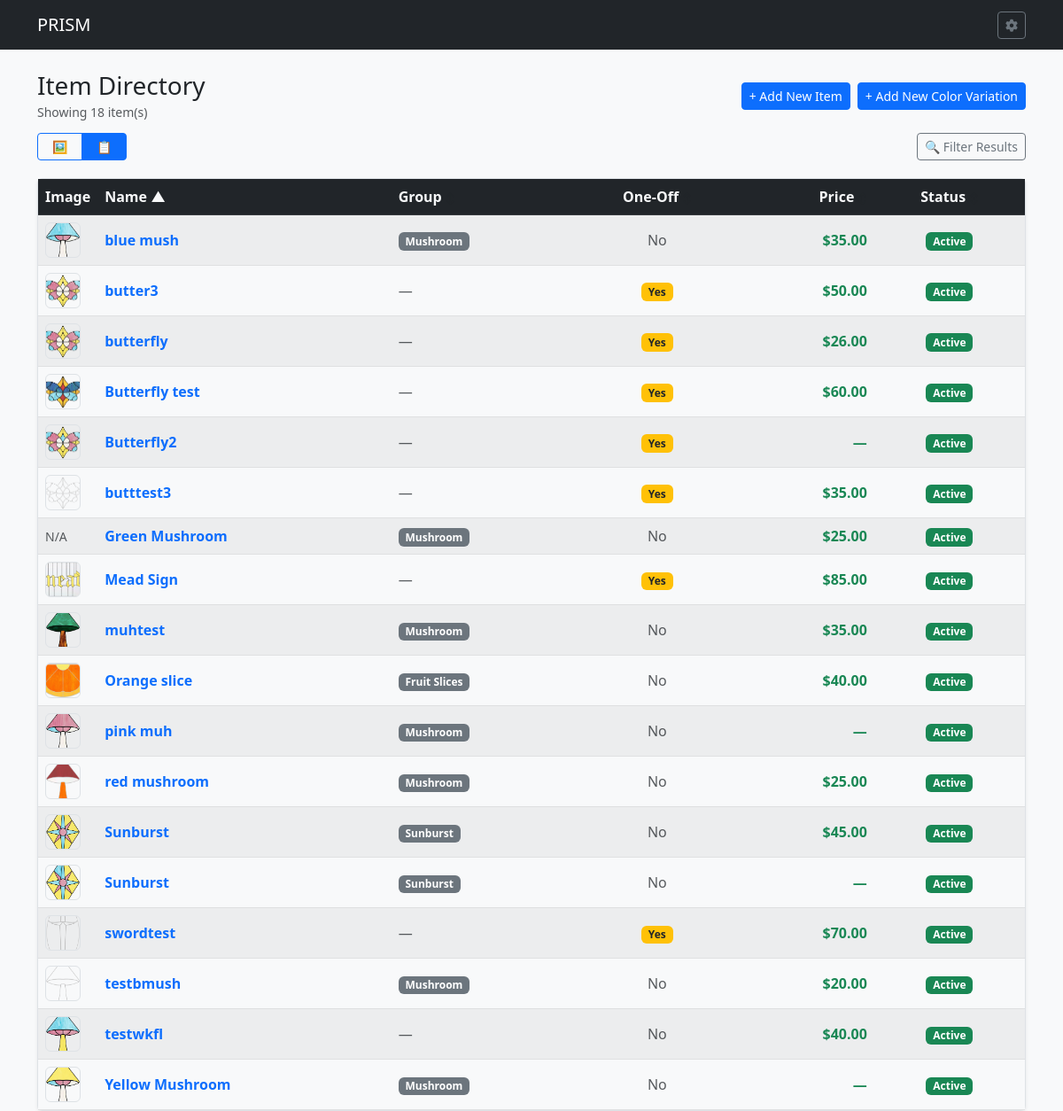
The page /item/list on the database as committed earlier.
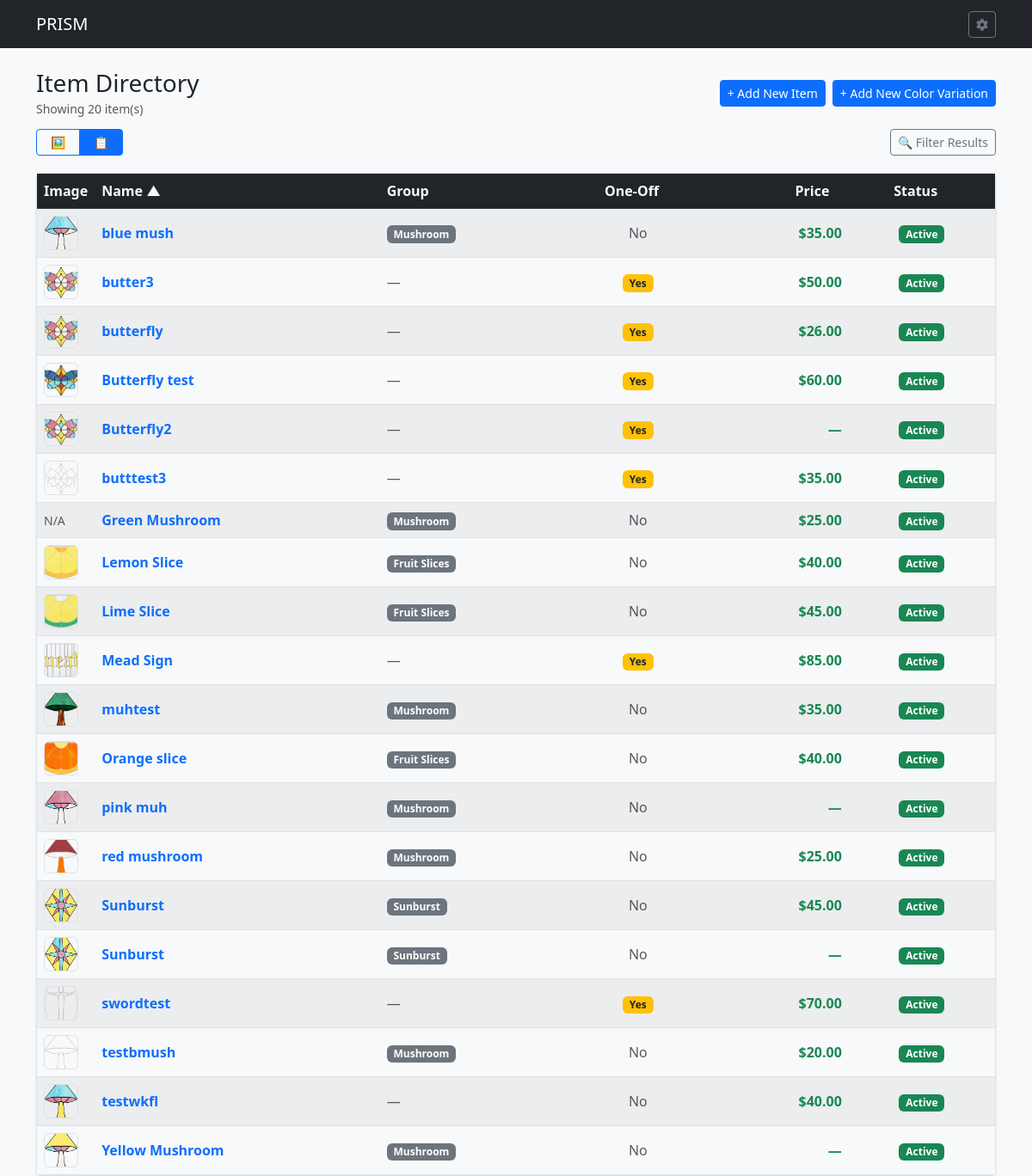
The same page on the database as committed later.
### tables this page shows
CREATE TABLE ITM (

    ITEMID INTEGER PRIMARY KEY AUTOINCREMENT,	--Item ID
    ITMNAME TEXT,				--Item Name
    ITMIMG TEXT,				--Item Image
    ONEOFF INTEGER,				--One off Item
    VARIAT INTEGER,				--Is Variation Boolean
    ITMGRP TEXT,				--Item Group
    CURRENT INTEGER,				--Currently Being Sold Bool
    ITMPTRN TEXT,				--Item Pattern Image
    ITMSVG TEXT,				--Item SVG
    ITMNOTE TEXT,				--Item Notes
    ITMLEN TEXT,				--Item Length
    ITMWID TEXT,				--Item Width
    IMISLDR INTEGER,				--Item Solder IMI ID
    IMICAME INTEGER,				--Item CAME IMI ID
    IMIFOIL INTEGER,				--Item Foil IMI ID
    IMICHAIN INTEGER,				--Item Chain IMI ID
    IMIRING INTEGER,				--Item Ring IMI ID
    IMIWIRE INTEGER,				--Item Wire IMI ID
    PARENT INTEGER,				--Parent Item ID
    PATINA TEXT,				--Patina Type
    ISACTIVE INTEGER,				--Is Active Item

    FOREIGN KEY (ITMGRP) REFERENCES IGP(ITMGRP) ON DELETE SET NULL ON UPDATE CASCADE,
    FOREIGN KEY (IMISLDR) REFERENCES IMI(IMIID) ON DELETE SET NULL ON UPDATE CASCADE,
    FOREIGN KEY (IMICAME) REFERENCES IMI(IMIID) ON DELETE SET NULL ON UPDATE CASCADE,
    FOREIGN KEY (IMIFOIL) REFERENCES IMI(IMIID) ON DELETE SET NULL ON UPDATE CASCADE,
    FOREIGN KEY (IMICHAIN) REFERENCES IMI(IMIID) ON DELETE SET NULL ON UPDATE CASCADE,
    FOREIGN KEY (IMIRING) REFERENCES IMI(IMIID) ON DELETE SET NULL ON UPDATE CASCADE,
    FOREIGN KEY (IMIWIRE) REFERENCES IMI(IMIID) ON DELETE SET NULL ON UPDATE CASCADE,
    FOREIGN KEY (PATINA) REFERENCES PATINA(PATINA) ON DELETE SET NULL ON UPDATE CASCADE
);

### routes/item_routes.py (the view)
@item_bp.route('/item/list', methods=['GET'])
def item_list():
    db = get_db()
    sort_by = request.args.get('sort_by', 'ITMNAME')
    order = request.args.get('order', 'asc').lower()
    if order not in ['asc', 'desc']:
        order = 'asc'
    q = request.args.get('q', '').strip()
    itmgrp = request.args.get('itmgrp', '').strip()
    oneoff = request.args.get('oneoff', '').strip()
    is_active = request.args.get('is_active', '1').strip()
    actively_selling = request.args.get('actively_selling', '').strip()
    sql_sort_column = {
        'ITMNAME': 'i.ITMNAME COLLATE NOCASE',
        'ITMGRP': 'i.ITMGRP COLLATE NOCASE',
        'ONEOFF': 'i.ONEOFF',
        'ITMPRICE': 'p.ITMPRICE',
        'ISACTIVE': 'i.ISACTIVE'
    }.get(sort_by, 'i.ITMNAME COLLATE NOCASE')
    where_clauses = []
    params = []
    if is_active != 'all':
        where_clauses.append("i.ISACTIVE = ?")
        params.append(1 if is_active == '1' else 0)
    if q:
        where_clauses.append("(i.ITMNAME LIKE ? OR i.ITMNOTE LIKE ?)")
        params.extend([f"%{q}%", f"%{q}%"])
    if itmgrp:
        where_clauses.append("i.ITMGRP = ?")
        params.append(itmgrp)
    if oneoff:
        where_clauses.append("i.ONEOFF = ?")
        params.append(oneoff)
    if actively_selling == '1':
        where_clauses.append("i.CURRENT = 1")
    elif actively_selling == '0':
        where_clauses.append("i.CURRENT = 0")
    where_sql = f"WHERE {' AND '.join(where_clauses)}" if where_clauses else ""
    query = f"""

        SELECT DISTINCT i.*, p.ITMPRICE

        FROM ITM i

        LEFT JOIN (

            SELECT ITEMID, ITMPRICE

            FROM IPC

            WHERE ENDDATE IS NULL OR ENDDATE >= DATE('now')

        ) p ON i.ITEMID = p.ITEMID

        {where_sql}

        ORDER BY {sql_sort_column} {order.upper()}

    """
    raw_items = db.execute(query, params).fetchall()
    items = [dict(row) for row in raw_items]
    groups = db.execute("SELECT DISTINCT ITMGRP FROM ITM WHERE ITMGRP IS NOT NULL AND ITMGRP != '' ORDER BY ITMGRP COLLATE NOCASE").fetchall()
    return render_template(
        'item_list.html',
        items=items,
        groups=groups,
        current_sort=sort_by,
        current_order=order,
        filters={
            'q': q, 'itmgrp': itmgrp, 'oneoff': oneoff, 'is_active': is_active, 'actively_selling': actively_selling
        }
    )

### app.py (called while the page is built)
def get_db():
    conn = sqlite3.connect(DATABASE)
    conn.row_factory = sqlite3.Row
    conn.execute("PRAGMA foreign_keys = ON;")
    return conn

### routes/item_routes.py (called while the page is built)
def get_db():
    from __main__ import get_db
    return get_db()

### templates/item_list.html (shortened to what the changed rows need)
{% extends 'base.html' %}
{% block content %}
<div class="d-flex justify-content-between align-items-center mb-2">
    <div>
        <h2 class="mb-0 fs-3">Item Directory</h2>
        <small class="text-muted">Showing {{ items|length }} item(s)</small>
    </div>
</div>
{% macro sortable_th(column_key, label, align_class='') %}
{% set next_order = 'desc' if current_sort == column_key and current_order == 'asc' else 'asc' %}
<th class="{{ align_class }} text-dark">
    <a href="{{ url_for('item_bp.item_list', sort_by=column_key, order=next_order, q=filters.q, itmgrp=filters.itmgrp, oneoff=filters.oneoff, is_active=filters.is_active, actively_selling=filters.actively_selling) }}" class="text-decoration-none text-light d-block">
        {{ label }}
        {% if current_sort == column_key %}
            <span>{{ '▲' if current_order == 'asc' else '▼' }}</span>
        {% else %}
            <span class="text-muted" style="font-size: 0.75rem;">↕</span>
        {% endif %}
    </a>
</th>
{% endmacro %}
<div id="listViewContainer">
    <div class="card shadow-sm border">
        <div class="table-responsive">
            <table class="table table-hover align-middle mb-0 text-light table-light table-striped">
                <thead class="table-dark bg-dark text-light">
                    <tr>
                        <th style="width: 60px;" class="text-light">Image</th>
                        {{ sortable_th('ITMNAME', 'Name') }}
                        {{ sortable_th('ITMGRP', 'Group') }}
                        {{ sortable_th('ONEOFF', 'One-Off', 'text-center') }}
                        {{ sortable_th('ITMPRICE', 'Price', 'text-end') }}
                        {{ sortable_th('ISACTIVE', 'Status', 'text-center') }}
                    </tr>
                </thead>
                <tbody>
                    {% for item in items %}
                    {% set img_src = item.ITMIMG %}
                    {% if img_src and not img_src.startswith('http') and not img_src.startswith('/') and not img_src.startswith('static/') %}
                        {% set img_src = 'static/' + img_src %}
                    {% endif %}
                    <tr>
                        <td>
                            {% if img_src %}
                                {% set resolved_img_url = url_for('static', filename=img_src.replace('static/', '')) if img_src.startswith('static/') else img_src %}
                                <img src="{{ resolved_img_url }}" class="rounded border" style="width: 40px; height: 40px; object-fit: cover;" alt="">
                            {% else %}
                                <span class="text-muted small">N/A</span>
                            {% endif %}
                        </td>
                        <td class="fw-bold">
                            <a href="{{ url_for('item_bp.item_detail', item_id=item.ITEMID) }}" class=" text-decoration-none">
                                {{ item.ITMNAME }}
                            </a>
                        </td>
                        <td>
                            {% if item.ITMGRP %}<span class="badge bg-secondary">{{ item.ITMGRP }}</span>{% else %}<span class="text-muted">—</span>{% endif %}
                        </td>
                        <td class="text-center">
                            {% if item.ONEOFF %}<span class="badge bg-warning text-dark">Yes</span>{% else %}<span class="text-muted">No</span>{% endif %}
                        </td>
                        <td class="text-end fw-bold text-success">
                            {% if item.ITMPRICE %}${{ "%.2f"|format(item.ITMPRICE) }}{% else %}—{% endif %}
                        </td>
                        <td class="text-center">
                            <span class="badge {{ 'bg-success' if item.ISACTIVE == 1 else 'bg-secondary' }}">
                                {{ 'Active' if item.ISACTIVE == 1 else 'Inactive' }}
                            </span>
                        </td>
                    </tr>
                    {% else %}
                    <tr>
                        <td colspan="6" class="text-center py-4 text-muted">No items match your criteria.</td>
                    </tr>
                    {% endfor %}
                </tbody>
            </table>
        </div>
    </div>
</div>
{% endblock %}

Rows that differ between the two databases and show on the page:
added ITM: shows a picture, ITMNAME "Lemon Slice", ITMGRP "Fruit Slices", ONEOFF "No", ITMPRICE "40.00", ISACTIVE "Active"
added ITM: shows a picture, ITMNAME "Lime Slice", ITMGRP "Fruit Slices", ONEOFF "No", ITMPRICE "45.00", ISACTIVE "Active"
Other text that changed with them:
{{ items|length }}: "18" → "20"
